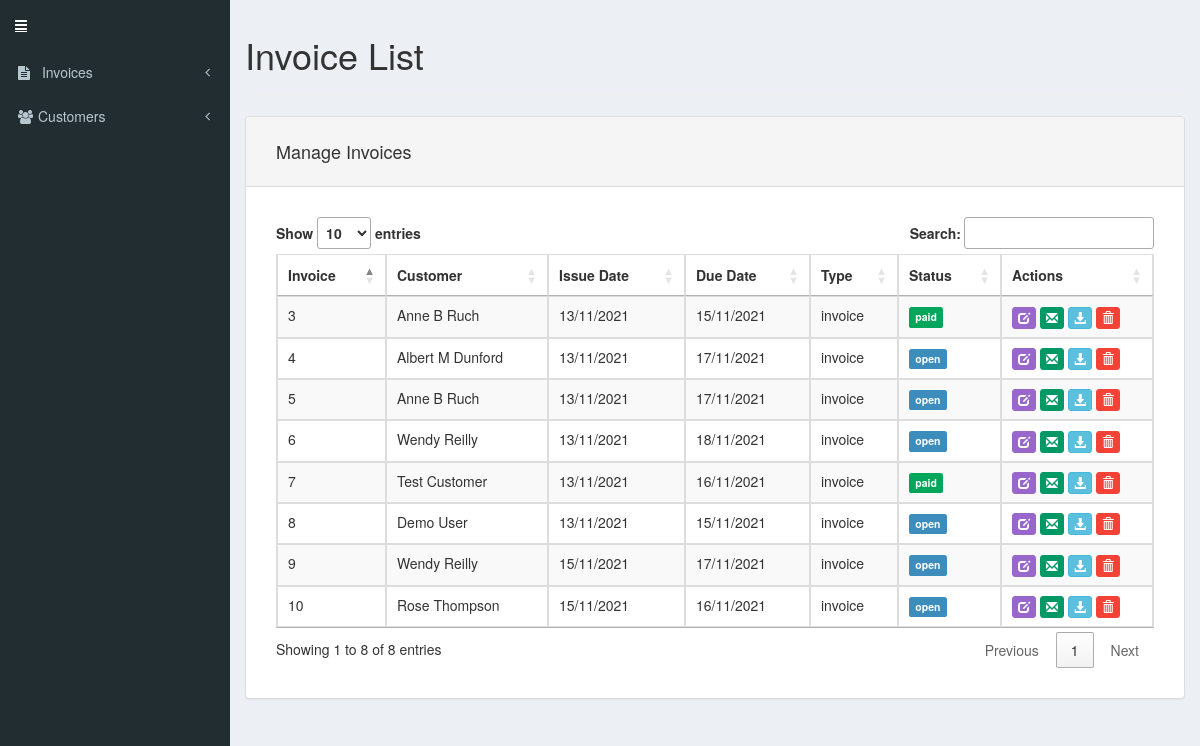
The page /public/view/quot/invoice-list.php on the database its author committed.
### tables this page shows
CREATE TABLE `invoices` (
  `id` int(11) NOT NULL,
  `invoice` varchar(255) NOT NULL,
  `custom_email` text NOT NULL,
  `invoice_date` varchar(255) NOT NULL,
  `invoice_due_date` varchar(255) NOT NULL,
  `subtotal` decimal(10,0) NOT NULL,
  `shipping` decimal(10,0) NOT NULL,
  `discount` decimal(10,0) NOT NULL,
  `vat` decimal(10,0) NOT NULL,
  `total` decimal(10,0) NOT NULL,
  `notes` text NOT NULL,
  `invoice_type` varchar(255) NOT NULL,
  `status` varchar(255) NOT NULL
);

CREATE TABLE `customers` (
  `id` int(11) NOT NULL,
  `invoice` varchar(255) NOT NULL,
  `name` varchar(255) NOT NULL,
  `email` varchar(255) NOT NULL,
  `address_1` varchar(255) NOT NULL,
  `address_2` varchar(255) NOT NULL,
  `town` varchar(255) NOT NULL,
  `county` varchar(255) NOT NULL,
  `postcode` varchar(255) NOT NULL,
  `phone` varchar(100) NOT NULL,
  `name_ship` varchar(255) NOT NULL,
  `address_1_ship` varchar(255) NOT NULL,
  `address_2_ship` varchar(255) NOT NULL,
  `town_ship` varchar(255) NOT NULL,
  `county_ship` varchar(255) NOT NULL,
  `postcode_ship` varchar(255) NOT NULL
);

### public/view/quot/functions.php (the view, shortened to what this page needs)
<?php
function getInvoices() {
	$mysqli = new mysqli(DATABASE_HOST, DATABASE_USER, DATABASE_PASS, DATABASE_NAME);
    $query = "SELECT *
		FROM invoices i
		JOIN customers c
		ON c.invoice = i.invoice
		WHERE i.invoice = c.invoice
		ORDER BY i.invoice";
	$results = $mysqli->query($query);
	if($results) {
		print '<table class="table table-striped table-hover table-bordered" id="data-table" cellspacing="0"><thead><tr>
				<th>Invoice</th>
				<th>Customer</th>
				<th>Issue Date</th>
				<th>Due Date</th>
				<th>Type</th>
				<th>Status</th>
				<th>Actions</th>
			  </tr></thead><tbody>';
		while($row = $results->fetch_assoc()) {
			print '
				<tr>
					<td>'.$row["invoice"].'</td>
					<td>'.$row["name"].'</td>
				    <td>'.$row["invoice_date"].'</td>
				    <td>'.$row["invoice_due_date"].'</td>
				    <td>'.$row["invoice_type"].'</td>
				';
				if($row['status'] == "open"){
					print '<td><span class="label label-primary">'.$row['status'].'</span></td>';
				} elseif ($row['status'] == "paid"){
					print '<td><span class="label label-success">'.$row['status'].'</span></td>';
				}
			print '
				    <td><a href="invoice-edit.php?id='.$row["invoice"].'" class="btn btn-primary btn-xs"><span class="glyphicon glyphicon-edit" aria-hidden="true"></span></a> <a href="#" data-invoice-id="'.$row['invoice'].'" data-email="'.$row['email'].'" data-invoice-type="'.$row['invoice_type'].'" data-custom-email="'.$row['custom_email'].'" class="btn btn-success btn-xs email-invoice"><span class="glyphicon glyphicon-envelope" aria-hidden="true"></span></a> <a href="pdf_generated_invoice.php?EMPJC_ID='.$row['invoice'].'&ACTION=VIEW" class="btn btn-info btn-xs" target="_blank"><span class="glyphicon glyphicon-download-alt" aria-hidden="true"></span></a> <a data-invoice-id="'.$row['invoice'].'" class="btn btn-danger btn-xs delete-invoice"><span class="glyphicon glyphicon-trash" aria-hidden="true"></span></a></td>
			    </tr>
			';
		}
		print '</tr></tbody></table>';
	} else {
		echo "<p>There are no invoices to display.</p>";
	}
}
?>

### public/view/quot/header.php (shortened to what this page needs)
<!DOCTYPE html>
<html>
<head>
  <link rel="stylesheet" href="https://cdnjs.cloudflare.com/ajax/libs/font-awesome/4.5.0/css/font-awesome.min.css">
  <link rel="stylesheet" href="https://cdnjs.cloudflare.com/ajax/libs/ionicons/2.0.1/css/ionicons.min.css">
  <link rel="stylesheet" href="css/AdminLTE.css">
  <link rel="stylesheet" href="css/skin-green.css">
	<link rel="stylesheet" href="css/bootstrap.min.css">
	<link rel="stylesheet" href="css/bootstrap.datetimepicker.css">
	<link rel="stylesheet" href="//cdn.datatables.net/1.10.7/css/jquery.dataTables.css">
	<link rel="stylesheet" href="//cdn.datatables.net/plug-ins/1.10.7/integration/bootstrap/3/dataTables.bootstrap.css">
	<link rel="stylesheet" href="css/styles.css">
</head>
<body class="hold-transition skin-green sidebar-mini">
<div class="wrapper">
  <header class="main-header">
    <nav >
      <a href="#" class="sidebar-toggle" data-toggle="offcanvas" role="button">
      </a>
      <div class="navbar-custom-menu">
        <ul class="nav navbar-nav">
        </ul>
      </div>
    </nav>
  </header>
  <aside class="main-sidebar">
    <section class="sidebar">
      <ul class="sidebar-menu">
         <li class="treeview">
          <a href="#"><i class="fa fa-file-text"></i> <span>Invoices</span>
            <span class="pull-right-container">
              <i class="fa fa-angle-left pull-right"></i>
            </span>
          </a>
        </li>
        <li class="treeview">
          <a href="#"><i class="fa fa-users"></i><span>Customers</span>
            <span class="pull-right-container">
              <i class="fa fa-angle-left pull-right"></i>
            </span>
          </a>
        </li>
      </ul>
    </section>
  </aside>
  <div class="content-wrapper">
    <section class="content">

### public/view/quot/invoice-list.php (shortened to what this page needs)
<?php
include('header.php');
include('functions.php');
?>
<h1>Invoice List</h1>
<hr>
<div class="row">
	<div class="col-xs-12">
		<div class="panel panel-default">
			<div class="panel-heading">
				<h4>Manage Invoices</h4>
			</div>
			<div class="panel-body form-group form-group-sm">
				<?php getInvoices(); ?>
			</div>
		</div>
	</div>
<?php
	include('footer.php');
?>

### public/view/quot/footer.php
  </section>
  </div>
</div>
</body>
</html>

### public/view/quot/css/skin-green.css (style rules this page uses)
.skin-green .wrapper, .skin-green .main-sidebar, .skin-green .left-side { background-color: #222d32; }
.skin-green .sidebar-menu > li > a { border-left: 3px solid transparent; }
.skin-green .sidebar a { color: #b8c7ce; }

### public/view/quot/css/styles.css (style rules this page uses)
body { padding: 0; background-color: #00a65a; }
.btn-primary { background-color: #9966cc; border-color: #9966cc; }
.btn-danger { background-color: #f44336; border-color: #f44336; }
.btn-success { background-color: #009966; border-color: #009966; }
.panel-body { padding: 30px 30px 15px 30px; }
.panel-heading { padding: 15px 30px 15px 30px; }

### rows shown on the page
invoices: customers.invoice "10", customers.name "Rose Thompson", invoice_date "15/11/2021", invoice_due_date "16/11/2021", invoice_type "invoice", status "open"
invoices: customers.invoice "3", customers.name "Anne B Ruch", invoice_date "13/11/2021", invoice_due_date "15/11/2021", invoice_type "invoice", status "paid"
invoices: customers.invoice "4", customers.name "Albert M Dunford", invoice_date "13/11/2021", invoice_due_date "17/11/2021", invoice_type "invoice", status "open"
invoices: customers.invoice "5", customers.name "Anne B Ruch", invoice_date "13/11/2021", invoice_due_date "17/11/2021", invoice_type "invoice", status "open"
invoices: customers.invoice "6", customers.name "Wendy Reilly", invoice_date "13/11/2021", invoice_due_date "18/11/2021", invoice_type "invoice", status "open"
invoices: customers.invoice "7", customers.name "Test Customer", invoice_date "13/11/2021", invoice_due_date "16/11/2021", invoice_type "invoice", status "paid"
invoices: customers.invoice "8", customers.name "Demo User", invoice_date "13/11/2021", invoice_due_date "15/11/2021", invoice_type "invoice", status "open"
invoices: customers.invoice "9", customers.name "Wendy Reilly", invoice_date "15/11/2021", invoice_due_date "17/11/2021", invoice_type "invoice", status "open"
